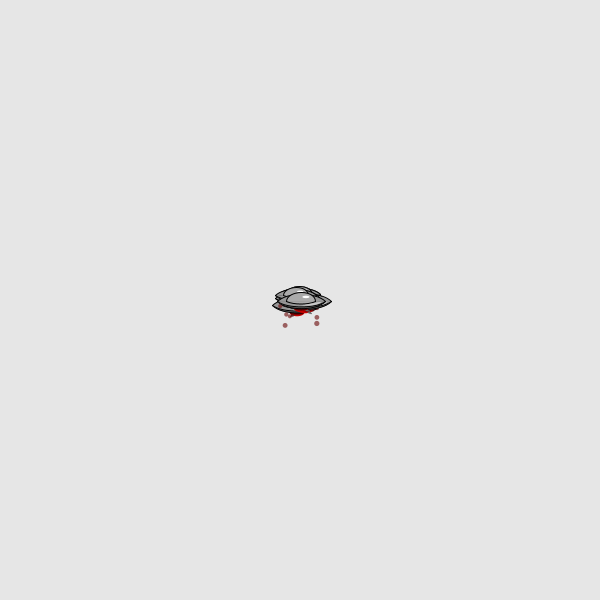
Frame 1 (no input)
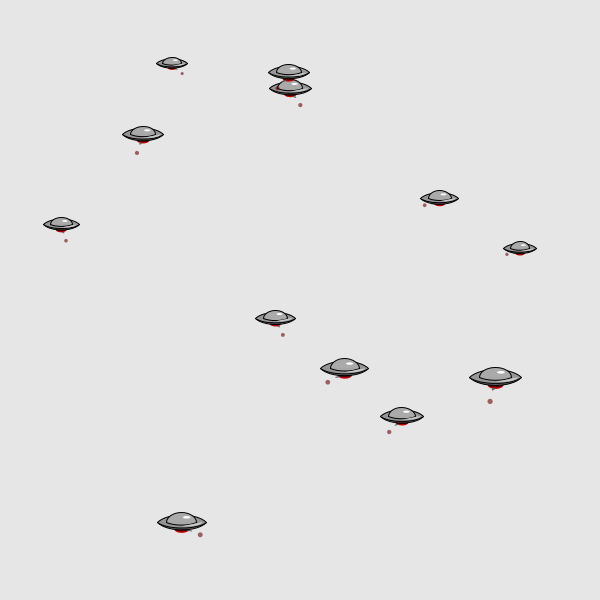
Frame 60 (the mouse pressed at the canvas centre just before this capture)
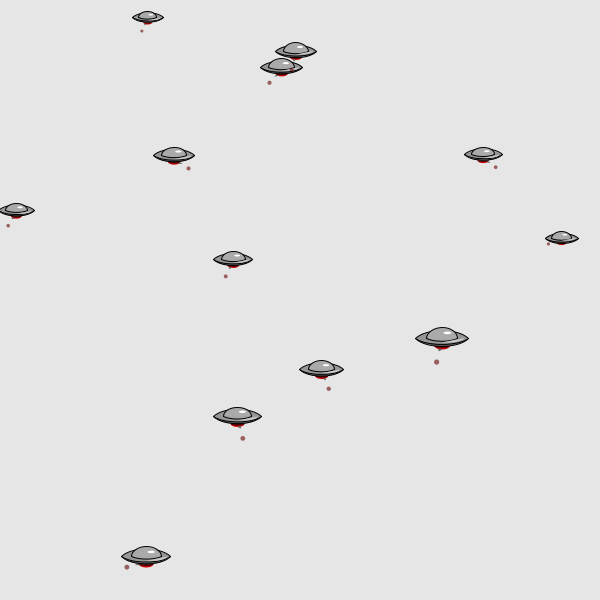
Frame 120 (the mouse held since frame 60 and released just before this capture)

The Processing sketch that drew these frames (run headless with seeded random() and noise(); from frame 60 on, the mouse is pressed at the canvas centre):

// Processing sketch: processing_122418
// ── processing_122418.pde

int num_bolas;
int fps=24;

Ovni[] bola;

void setup()
{
  size(600,600);
  frameRate(fps);
  noStroke();
  
  float min_escala=height/100*0.5;
  num_bolas=round(width/100*2);
  bola=new Ovni[num_bolas];
  
  for (int i=0;i<num_bolas;i++){bola[i]= new Ovni(random(3,num_bolas/2),fps);}

//  println(min_escala, num_bolas, num_bolas/2);
}

void draw()
{
  background(230);
  for (int i=0;i< num_bolas;i++)
  {
    bola[i].update();
    bola[i].render();
  }
}

void mouseMoved()
{
  for (int i=0; i<num_bolas;i++)
  {bola[i].fuga();}
}


/*
CLASS Ovni
*/
class Ovni
{
  float posx,posy, desvioX, desvioY;
  float targetX, targetY;
  float vel, ang, v_arma;
  boolean foge;
  float e;
  
  Ovni(float escala, float velocidade)
  {
    posx=width/2;
    posy=height/2;

    targetX=random(0,width);
    targetY=random(0,height);
    desvioX=posx+(targetX-posx)/2;
    desvioY=posy+(targetY-posy)/2;
    vel=velocidade;
    foge=false;
    e=escala;
    ang=random(-1.5, 1.5);
    
    do
    {
      v_arma=random(-0.2, 0.2);
    }while(v_arma==0);
  }
  
  void update()
  {
    posx+=(desvioX-posx)/vel;
    posy+=(desvioY-posy)/vel;
    
    if (foge==false)
    {
      desvioX+=(targetX-desvioX)/vel;
      desvioY+=(targetY-desvioY)/vel;
    }else
      {
        desvioX+=-(targetX-desvioX)/vel*1.5;
        desvioY+=-(targetY-desvioY)/vel*1.5;
        if(desvioX<0 || desvioX>width || desvioY<0 || desvioY>height)
        {
          foge=false;
          targetX=random(0,width);
          targetY=random(0,height);
        }
      }
    
    if (posx>targetX-2*e && posx<targetX+2*e)
    {
      if (posy>targetY-2*e && posy<targetY+2*e)
      {
        targetX=random(0,width);
        targetY=random(0,height);
      }
    }
    
    ang+=v_arma;
    if (ang<-1.5 || ang>1.5) v_arma+=-2*v_arma;
  }
  
  void fuga()
  {
    if (posx>mouseX-10*e && posx<mouseX+10*e)
    {
      if (posy>mouseY-10*e && posy<mouseY+10*e) foge=true;
    }
  }
  
  void render()
  {
    pushMatrix();
      float posx2=3*e/2*sin(ang); //posx= centro + raio* sin(angulo)
      float posy2=1.4*e+1.5*e/2*cos(ang);  //posy= centro + raio* cos(angulo)

      translate(posx,posy);
      smooth();
      strokeWeight(1);fill(200,0,0);
      arc(0,1.4*e,3*e,1.5*e, TWO_PI, PI+TWO_PI);  //fundo

      fill(100);
      ellipse(posx2,posy2, 0.7*e, 0.3*e); //movimento ao fundo da arma
      ellipse(posx2+0.7*e/2*sin(ang), posy2+0.3*e/2*cos(ang), 0.5*e, 0.2*e);
      ellipse(posx2+1.2*e/2*sin(ang), posy2+0.5*e/2*cos(ang), 0.3*e, 0.2*e);
      fill(100,0,0,150);noStroke();
      ellipse(posx2+5*e/2*sin(ang), posy2+5*e/2*cos(ang), e, e);

      strokeWeight(1);
      fill(0,0,0,150);
      bezier(-1.5*e,1.4*e, -1.5*e,2*e, 1.5*e,2*e, 1.5*e,1.4*e); //sombra

      fill(150);stroke(0);
      bezier(-5*e,0, -3*e,-2*e, 3*e,-2*e, 5*e,0); //cima disco
      fill(100);
      bezier(-5*e,0, -3*e,2*e, 3*e,2*e, 5*e,0);  //baixo disco
      fill(150);
      bezier(-5*e,0, -3*e,1.5*e, 3*e,1.5*e, 5*e,0);  //baixo disco

      fill(170);
      arc(0,0,6*e,4*e, PI, TWO_PI);  //desenha a cúpula
      bezier(-3*e,0, -1.5*e,0.7*e, 1.5*e,0.7*e, 3*e,0);
  
      fill(255);noStroke();  //efeitos de reflexão de luz
      ellipse(e,-e, 1.5*e,e/2);  //cupula
      fill(200);
      bezier(0,0.8*e,  4*e,e,  4.5*e,-0.2*e,      4*e,0);
    popMatrix();
  }
}
